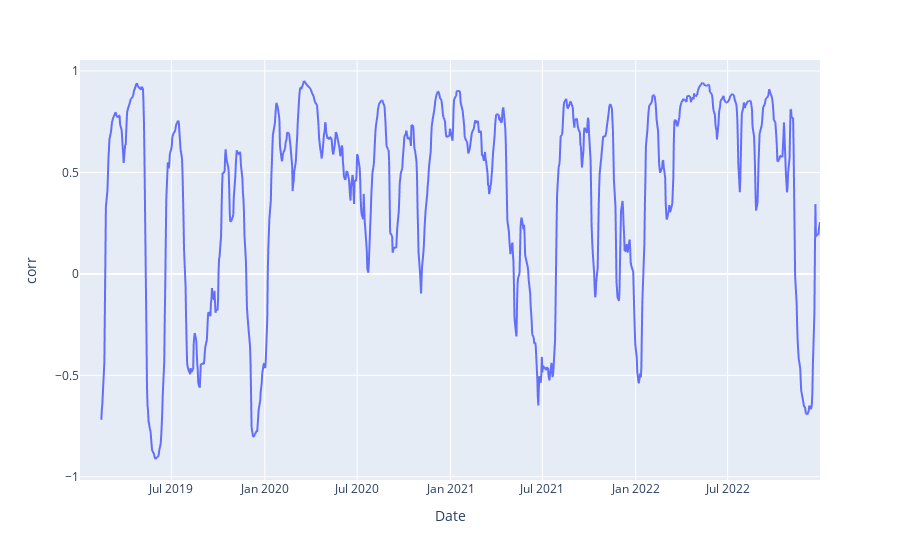

Notebook source saved alongside this figure:
### Code cell
# we can join the 2 datasets together to calculate a rolling correlation between the S&P 500 and Bitcoin
import plotly.express

sp500_btc = (
    sp500.select('Date',sp500='Adj Close')
    .join(btc.select('Date', btc='Adj Close'), on='Date', how='inner')
)

(
    sp500_btc
    .with_columns(
        corr = pl.rolling_corr('sp500', 'btc', window_size=30))
    .pipe(plotly.express.line, x='Date', y='corr')
)

### Figure 1 — Plotly figure (JSON) as saved in the notebook; plotly's stock layout.template omitted (floating-point values rounded to 4 significant figures; data arrays with more than 128 entries replaced by an {"elided": "..."} marker saying what was removed)
{"data": [{"hovertemplate": "Date=%{x}<br>corr=%{y}<extra></extra>", "legendgroup": "", "line": {"color": "#636efa", "dash": "solid"}, "marker": {"symbol": "circle"}, "mode": "lines", "name": "", "showlegend": false, "type": "scattergl", "x": {"elided": "1008 str values"}, "xaxis": "x", "y": {"elided": "1008 float values"}, "yaxis": "y"}], "layout": {"legend": {"tracegroupgap": 0}, "margin": {"t": 60}, "xaxis": {"anchor": "y", "domain": [0, 1], "title": {"text": "Date"}}, "yaxis": {"anchor": "x", "domain": [0, 1], "title": {"text": "corr"}}}}
